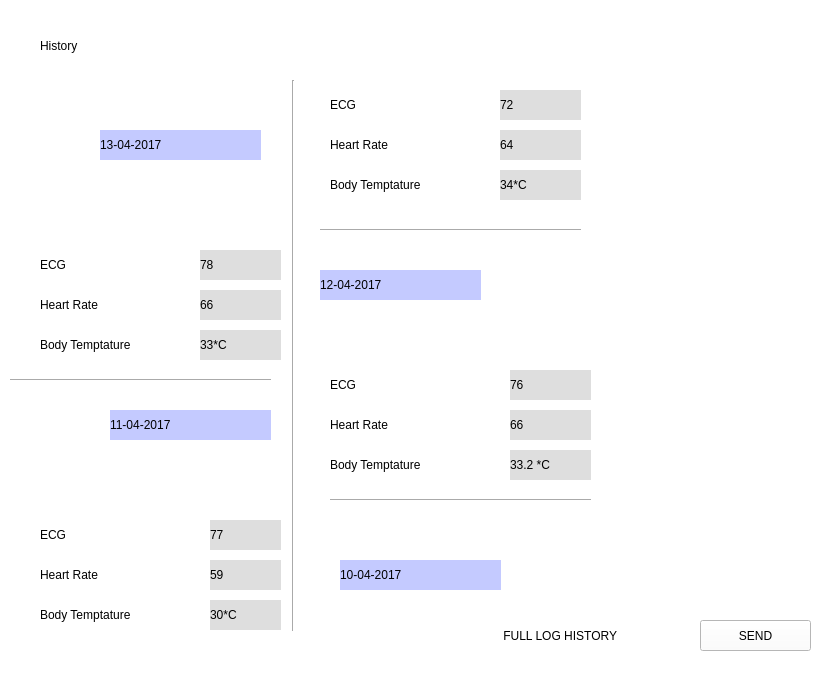
<?xml version="1.0" encoding="UTF-8"?>
<ui version="4.0">
 <class>MainWindow</class>
 <widget class="QMainWindow" name="MainWindow">
  <property name="geometry">
   <rect>
    <x>0</x>
    <y>0</y>
    <width>822</width>
    <height>697</height>
   </rect>
  </property>
  <property name="windowTitle">
   <string>CIDAS</string>
  </property>
  <property name="styleSheet">
   <string notr="true">background-color: rgb(255, 255, 255);</string>
  </property>
  <widget class="QWidget" name="centralwidget">
   <widget class="QLabel" name="label_5">
    <property name="geometry">
     <rect>
      <x>40</x>
      <y>20</y>
      <width>241</width>
      <height>51</height>
     </rect>
    </property>
    <property name="styleSheet">
     <string notr="true">font: 16pt &quot;Segoe UI Emoji&quot;;
font: 75 24pt &quot;Segoe UI Emoji&quot;;</string>
    </property>
    <property name="text">
     <string>History</string>
    </property>
   </widget>
   <widget class="Line" name="line">
    <property name="geometry">
     <rect>
      <x>283</x>
      <y>80</y>
      <width>20</width>
      <height>551</height>
     </rect>
    </property>
    <property name="orientation">
     <enum>Qt::Vertical</enum>
    </property>
   </widget>
   <widget class="QLabel" name="label_2">
    <property name="geometry">
     <rect>
      <x>330</x>
      <y>130</y>
      <width>161</width>
      <height>30</height>
     </rect>
    </property>
    <property name="styleSheet">
     <string notr="true">font: 16pt &quot;Segoe UI Emoji&quot;;</string>
    </property>
    <property name="text">
     <string>Heart Rate</string>
    </property>
   </widget>
   <widget class="QLabel" name="label">
    <property name="geometry">
     <rect>
      <x>330</x>
      <y>90</y>
      <width>81</width>
      <height>30</height>
     </rect>
    </property>
    <property name="styleSheet">
     <string notr="true">font: 16pt &quot;Segoe UI Emoji&quot;;</string>
    </property>
    <property name="text">
     <string>ECG</string>
    </property>
   </widget>
   <widget class="QLabel" name="label_3">
    <property name="geometry">
     <rect>
      <x>330</x>
      <y>170</y>
      <width>171</width>
      <height>30</height>
     </rect>
    </property>
    <property name="styleSheet">
     <string notr="true">font: 16pt &quot;Segoe UI Emoji&quot;;</string>
    </property>
    <property name="text">
     <string>Body Temptature</string>
    </property>
   </widget>
   <widget class="QLabel" name="label_4">
    <property name="geometry">
     <rect>
      <x>40</x>
      <y>330</y>
      <width>161</width>
      <height>30</height>
     </rect>
    </property>
    <property name="styleSheet">
     <string notr="true">font: 16pt &quot;Segoe UI Emoji&quot;;</string>
    </property>
    <property name="text">
     <string>Body Temptature</string>
    </property>
   </widget>
   <widget class="QLabel" name="label_6">
    <property name="geometry">
     <rect>
      <x>40</x>
      <y>290</y>
      <width>101</width>
      <height>30</height>
     </rect>
    </property>
    <property name="styleSheet">
     <string notr="true">font: 16pt &quot;Segoe UI Emoji&quot;;</string>
    </property>
    <property name="text">
     <string>Heart Rate</string>
    </property>
   </widget>
   <widget class="QLabel" name="label_7">
    <property name="geometry">
     <rect>
      <x>40</x>
      <y>250</y>
      <width>81</width>
      <height>30</height>
     </rect>
    </property>
    <property name="styleSheet">
     <string notr="true">font: 16pt &quot;Segoe UI Emoji&quot;;</string>
    </property>
    <property name="text">
     <string>ECG</string>
    </property>
   </widget>
   <widget class="QLabel" name="label_8">
    <property name="geometry">
     <rect>
      <x>330</x>
      <y>450</y>
      <width>171</width>
      <height>30</height>
     </rect>
    </property>
    <property name="styleSheet">
     <string notr="true">font: 16pt &quot;Segoe UI Emoji&quot;;</string>
    </property>
    <property name="text">
     <string>Body Temptature</string>
    </property>
   </widget>
   <widget class="QLabel" name="label_9">
    <property name="geometry">
     <rect>
      <x>330</x>
      <y>410</y>
      <width>161</width>
      <height>30</height>
     </rect>
    </property>
    <property name="styleSheet">
     <string notr="true">font: 16pt &quot;Segoe UI Emoji&quot;;</string>
    </property>
    <property name="text">
     <string>Heart Rate</string>
    </property>
   </widget>
   <widget class="QLabel" name="label_10">
    <property name="geometry">
     <rect>
      <x>330</x>
      <y>370</y>
      <width>81</width>
      <height>30</height>
     </rect>
    </property>
    <property name="styleSheet">
     <string notr="true">font: 16pt &quot;Segoe UI Emoji&quot;;</string>
    </property>
    <property name="text">
     <string>ECG</string>
    </property>
   </widget>
   <widget class="QLabel" name="label_11">
    <property name="geometry">
     <rect>
      <x>40</x>
      <y>600</y>
      <width>161</width>
      <height>30</height>
     </rect>
    </property>
    <property name="styleSheet">
     <string notr="true">font: 16pt &quot;Segoe UI Emoji&quot;;</string>
    </property>
    <property name="text">
     <string>Body Temptature</string>
    </property>
   </widget>
   <widget class="QLabel" name="label_12">
    <property name="geometry">
     <rect>
      <x>40</x>
      <y>560</y>
      <width>111</width>
      <height>30</height>
     </rect>
    </property>
    <property name="styleSheet">
     <string notr="true">font: 16pt &quot;Segoe UI Emoji&quot;;</string>
    </property>
    <property name="text">
     <string>Heart Rate</string>
    </property>
   </widget>
   <widget class="QLabel" name="label_13">
    <property name="geometry">
     <rect>
      <x>40</x>
      <y>520</y>
      <width>81</width>
      <height>30</height>
     </rect>
    </property>
    <property name="styleSheet">
     <string notr="true">font: 16pt &quot;Segoe UI Emoji&quot;;</string>
    </property>
    <property name="text">
     <string>ECG</string>
    </property>
   </widget>
   <widget class="QLabel" name="label_14">
    <property name="geometry">
     <rect>
      <x>100</x>
      <y>130</y>
      <width>161</width>
      <height>30</height>
     </rect>
    </property>
    <property name="styleSheet">
     <string notr="true">font: 16pt &quot;Segoe UI Emoji&quot;;
background-color: rgb(196, 202, 255);</string>
    </property>
    <property name="text">
     <string>13-04-2017</string>
    </property>
   </widget>
   <widget class="QLabel" name="label_15">
    <property name="geometry">
     <rect>
      <x>320</x>
      <y>270</y>
      <width>161</width>
      <height>30</height>
     </rect>
    </property>
    <property name="styleSheet">
     <string notr="true">font: 16pt &quot;Segoe UI Emoji&quot;;
background-color: rgb(196, 202, 255);</string>
    </property>
    <property name="text">
     <string>12-04-2017</string>
    </property>
   </widget>
   <widget class="QLabel" name="label_16">
    <property name="geometry">
     <rect>
      <x>110</x>
      <y>410</y>
      <width>161</width>
      <height>30</height>
     </rect>
    </property>
    <property name="styleSheet">
     <string notr="true">font: 16pt &quot;Segoe UI Emoji&quot;;
background-color: rgb(196, 202, 255);</string>
    </property>
    <property name="text">
     <string>11-04-2017</string>
    </property>
   </widget>
   <widget class="QLabel" name="label_17">
    <property name="geometry">
     <rect>
      <x>340</x>
      <y>560</y>
      <width>161</width>
      <height>30</height>
     </rect>
    </property>
    <property name="styleSheet">
     <string notr="true">font: 16pt &quot;Segoe UI Emoji&quot;;
background-color: rgb(196, 202, 255);</string>
    </property>
    <property name="text">
     <string>10-04-2017</string>
    </property>
   </widget>
   <widget class="QLabel" name="label_18">
    <property name="geometry">
     <rect>
      <x>210</x>
      <y>520</y>
      <width>71</width>
      <height>30</height>
     </rect>
    </property>
    <property name="styleSheet">
     <string notr="true">font: 16pt &quot;Segoe UI Emoji&quot;;
background-color: rgb(222, 222, 222);</string>
    </property>
    <property name="text">
     <string>77</string>
    </property>
   </widget>
   <widget class="QLabel" name="label_19">
    <property name="geometry">
     <rect>
      <x>210</x>
      <y>600</y>
      <width>71</width>
      <height>30</height>
     </rect>
    </property>
    <property name="styleSheet">
     <string notr="true">font: 16pt &quot;Segoe UI Emoji&quot;;
background-color: rgb(222, 222, 222);</string>
    </property>
    <property name="text">
     <string>30*C</string>
    </property>
   </widget>
   <widget class="QLabel" name="label_20">
    <property name="geometry">
     <rect>
      <x>210</x>
      <y>560</y>
      <width>71</width>
      <height>30</height>
     </rect>
    </property>
    <property name="styleSheet">
     <string notr="true">font: 16pt &quot;Segoe UI Emoji&quot;;
background-color: rgb(222, 222, 222);</string>
    </property>
    <property name="text">
     <string>59</string>
    </property>
   </widget>
   <widget class="QLabel" name="label_21">
    <property name="geometry">
     <rect>
      <x>510</x>
      <y>450</y>
      <width>81</width>
      <height>30</height>
     </rect>
    </property>
    <property name="styleSheet">
     <string notr="true">font: 16pt &quot;Segoe UI Emoji&quot;;
background-color: rgb(222, 222, 222);font: 16pt &quot;Segoe UI Emoji&quot;;</string>
    </property>
    <property name="text">
     <string>33.2 *C</string>
    </property>
   </widget>
   <widget class="QLabel" name="label_22">
    <property name="geometry">
     <rect>
      <x>510</x>
      <y>410</y>
      <width>81</width>
      <height>30</height>
     </rect>
    </property>
    <property name="styleSheet">
     <string notr="true">font: 16pt &quot;Segoe UI Emoji&quot;;
background-color: rgb(222, 222, 222);font: 16pt &quot;Segoe UI Emoji&quot;;</string>
    </property>
    <property name="text">
     <string>66</string>
    </property>
   </widget>
   <widget class="QLabel" name="label_23">
    <property name="geometry">
     <rect>
      <x>510</x>
      <y>370</y>
      <width>81</width>
      <height>30</height>
     </rect>
    </property>
    <property name="styleSheet">
     <string notr="true">font: 16pt &quot;Segoe UI Emoji&quot;;
background-color: rgb(222, 222, 222);font: 16pt &quot;Segoe UI Emoji&quot;;</string>
    </property>
    <property name="text">
     <string>76</string>
    </property>
   </widget>
   <widget class="QLabel" name="label_24">
    <property name="geometry">
     <rect>
      <x>200</x>
      <y>330</y>
      <width>81</width>
      <height>30</height>
     </rect>
    </property>
    <property name="styleSheet">
     <string notr="true">font: 16pt &quot;Segoe UI Emoji&quot;;
background-color: rgb(222, 222, 222);font: 16pt &quot;Segoe UI Emoji&quot;;</string>
    </property>
    <property name="text">
     <string>33*C</string>
    </property>
   </widget>
   <widget class="QLabel" name="label_25">
    <property name="geometry">
     <rect>
      <x>200</x>
      <y>290</y>
      <width>81</width>
      <height>30</height>
     </rect>
    </property>
    <property name="styleSheet">
     <string notr="true">font: 16pt &quot;Segoe UI Emoji&quot;;
background-color: rgb(222, 222, 222);font: 16pt &quot;Segoe UI Emoji&quot;;</string>
    </property>
    <property name="text">
     <string>66</string>
    </property>
   </widget>
   <widget class="QLabel" name="label_26">
    <property name="geometry">
     <rect>
      <x>200</x>
      <y>250</y>
      <width>81</width>
      <height>30</height>
     </rect>
    </property>
    <property name="styleSheet">
     <string notr="true">font: 16pt &quot;Segoe UI Emoji&quot;;
background-color: rgb(222, 222, 222);font: 16pt &quot;Segoe UI Emoji&quot;;</string>
    </property>
    <property name="text">
     <string>78</string>
    </property>
   </widget>
   <widget class="QLabel" name="label_27">
    <property name="geometry">
     <rect>
      <x>500</x>
      <y>170</y>
      <width>81</width>
      <height>30</height>
     </rect>
    </property>
    <property name="styleSheet">
     <string notr="true">font: 16pt &quot;Segoe UI Emoji&quot;;
background-color: rgb(222, 222, 222);font: 16pt &quot;Segoe UI Emoji&quot;;</string>
    </property>
    <property name="text">
     <string>34*C</string>
    </property>
   </widget>
   <widget class="QLabel" name="label_28">
    <property name="geometry">
     <rect>
      <x>500</x>
      <y>130</y>
      <width>81</width>
      <height>30</height>
     </rect>
    </property>
    <property name="styleSheet">
     <string notr="true">font: 16pt &quot;Segoe UI Emoji&quot;;
background-color: rgb(222, 222, 222);font: 16pt &quot;Segoe UI Emoji&quot;;</string>
    </property>
    <property name="text">
     <string>64</string>
    </property>
   </widget>
   <widget class="QLabel" name="label_29">
    <property name="geometry">
     <rect>
      <x>500</x>
      <y>90</y>
      <width>81</width>
      <height>30</height>
     </rect>
    </property>
    <property name="styleSheet">
     <string notr="true">font: 16pt &quot;Segoe UI Emoji&quot;;
background-color: rgb(222, 222, 222);</string>
    </property>
    <property name="text">
     <string>72</string>
    </property>
   </widget>
   <widget class="Line" name="line_2">
    <property name="geometry">
     <rect>
      <x>320</x>
      <y>220</y>
      <width>261</width>
      <height>20</height>
     </rect>
    </property>
    <property name="orientation">
     <enum>Qt::Horizontal</enum>
    </property>
   </widget>
   <widget class="Line" name="line_3">
    <property name="geometry">
     <rect>
      <x>10</x>
      <y>370</y>
      <width>261</width>
      <height>20</height>
     </rect>
    </property>
    <property name="orientation">
     <enum>Qt::Horizontal</enum>
    </property>
   </widget>
   <widget class="Line" name="line_4">
    <property name="geometry">
     <rect>
      <x>330</x>
      <y>490</y>
      <width>261</width>
      <height>20</height>
     </rect>
    </property>
    <property name="orientation">
     <enum>Qt::Horizontal</enum>
    </property>
   </widget>
   <widget class="QLabel" name="label_30">
    <property name="geometry">
     <rect>
      <x>500</x>
      <y>620</y>
      <width>191</width>
      <height>31</height>
     </rect>
    </property>
    <property name="styleSheet">
     <string notr="true">font: 16pt &quot;Segoe UI Emoji&quot;;</string>
    </property>
    <property name="text">
     <string> FULL LOG HISTORY</string>
    </property>
   </widget>
   <widget class="QPushButton" name="pushButton">
    <property name="geometry">
     <rect>
      <x>700</x>
      <y>620</y>
      <width>111</width>
      <height>31</height>
     </rect>
    </property>
    <property name="styleSheet">
     <string notr="true">font: 20pt &quot;Times New Roman&quot;;
</string>
    </property>
    <property name="text">
     <string>SEND</string>
    </property>
    <property name="icon">
     <iconset>
      <normaloff>download.jpg</normaloff>download.jpg</iconset>
    </property>
   </widget>
  </widget>
  <widget class="QMenuBar" name="menubar">
   <property name="geometry">
    <rect>
     <x>0</x>
     <y>0</y>
     <width>822</width>
     <height>21</height>
    </rect>
   </property>
  </widget>
  <widget class="QStatusBar" name="statusbar"/>
 </widget>
 <resources/>
 <connections/>
</ui>
